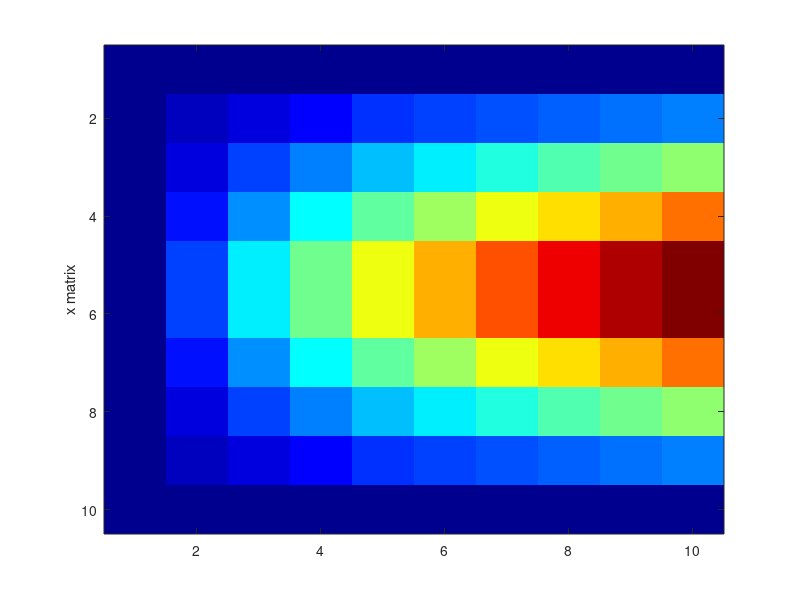
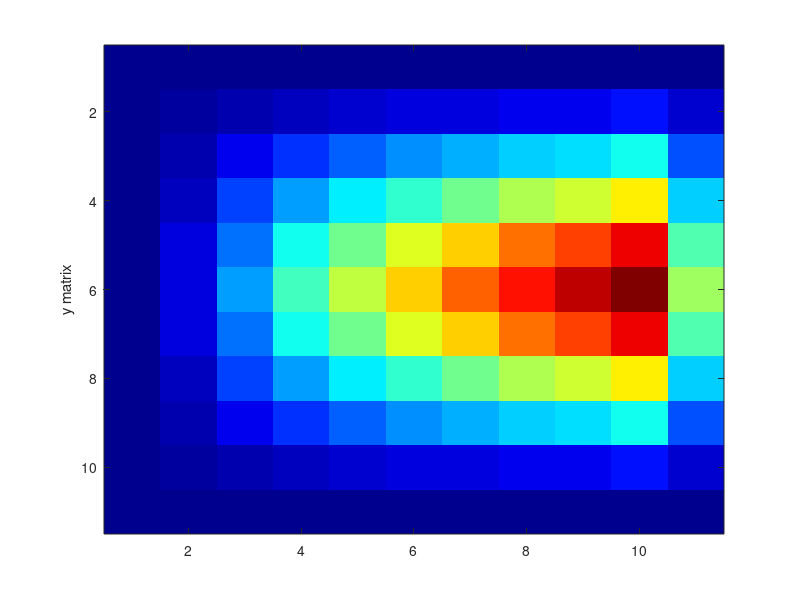
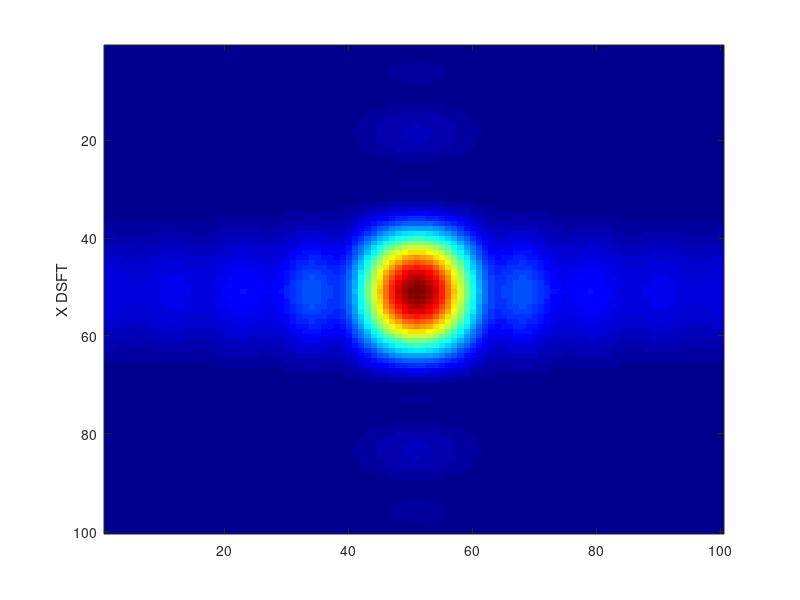
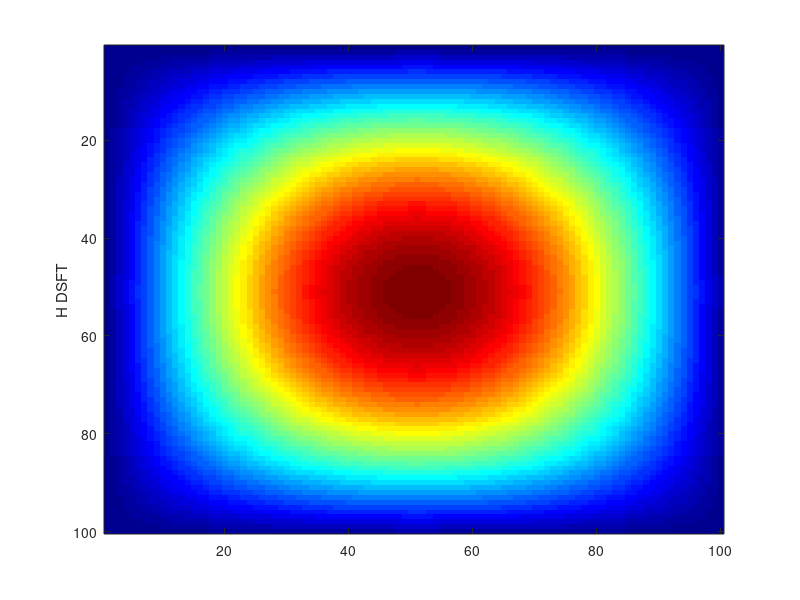

MATLAB code to generate these figures, in order:
% file: e10_2_2point_ave.m
% generate Ln by Ln square image x[m,n], convolve with 2-point averager h[m,n] and display new image
% take DSFTs of x and h, multiply in frequency domain, transform back to time and compare to convolution result

close all;  %close all figures from previous runs
Ln = 10;    % Side length of square input image
n = [0:1:Ln-1];

x1 = [0:2:(Ln-1)];  x1 = [x1 fliplr(x1)];  % triangular pattern
x2 = Ln*(1-exp(-0.14*n))  %exponential rise
%x2 = x1;                               % makes a diamond pattern
x = round((x1')*x2)  % image matrix x is outer product of x1 (as a column vector) with x2 (row vector)
figure; imagesc(x), colormap(jet), ylabel('x matrix')

h = 0.25*[1 1; 1 1]; % 2-point 2-D averager impulse response
y1 = conv2(x,h);     % x**h convolution:

y1 = round(y1);  % bogus, extra last column of pixels is created by convolution
% if desired, you can remove bogus last column with y1=y1(1:end-1,1:end-1)
figure; imagesc(y1), colormap(jet), ylabel('y matrix')

lenFFT = 10*Ln; % increase FFT2 resolution for prettier plots
X = fftshift(abs(fft2(x,lenFFT,lenFFT))); %DSFT of x matrix. Pads x matrix with zeros to size of lenFFT
figure; imagesc(X), colormap(jet), ylabel('X DSFT')

H = fftshift(abs(fft2(h,lenFFT,lenFFT)));   %DSFT of h matrix (wavenumber response)
figure; imagesc(H), colormap(jet), ylabel('H DSFT')

Y1 = fftshift(abs(fft2(y1,lenFFT,lenFFT))); %DSFT of y matrix
figure; imagesc(Y1), colormap(jet), ylabel('Y DSFT')

Ln1 = Ln+1;  % because time-domain convolution produced Ln+1 points, we must lengthen freq domain
Xshort = fft2(x,Ln1,Ln1);
Hshort = fft2(h,Ln1,Ln1); % pads h with trailing zeros before the FFT, to match the size of X
Y2 = Hshort.*Xshort;      % multiply  FFTs in frequency domain, ELEMENT BY ELEMENT
y2 = round(ifft2(Y2));    % no need for abs(), as ifft2(Y2) is real-valued
figure; imagesc(y2), colormap(jet), ylabel('y2 from iDSFT')

diff = y1-y2   % compare the 2 versions of y (convolution vs. freq domain multiplication)
figure; imagesc(diff), colormap(jet), ylabel('y1-y2')

H4 = fft2(h) % 4 points only
